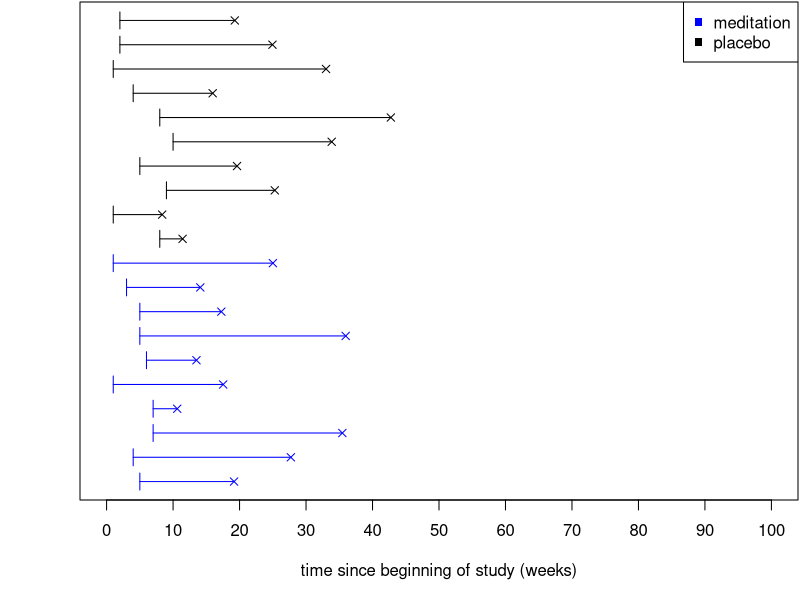
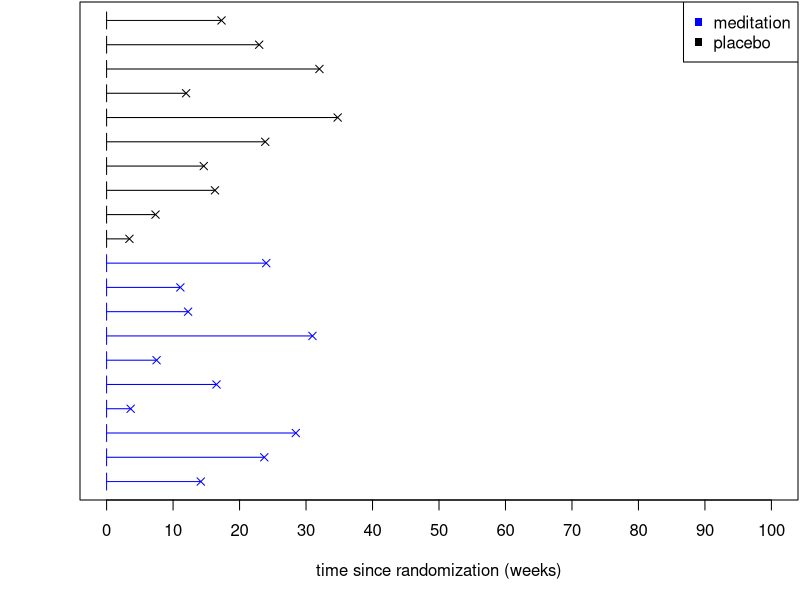
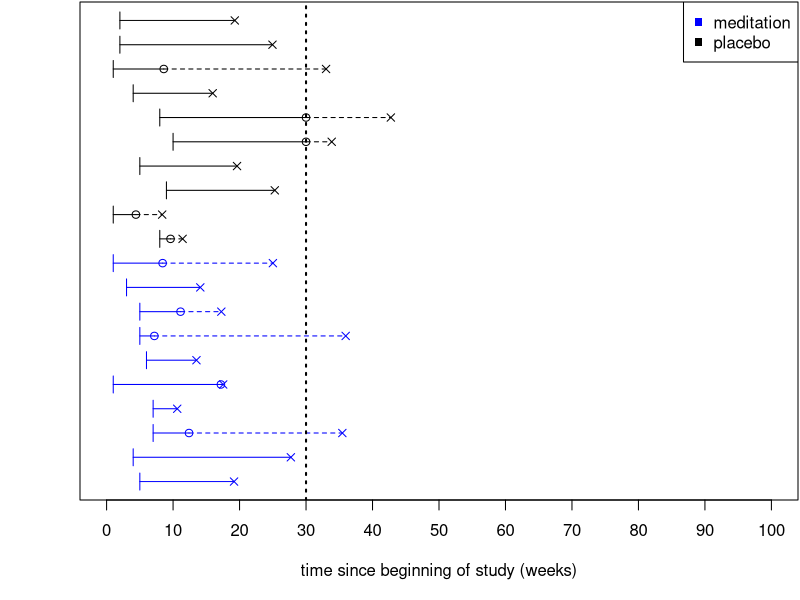
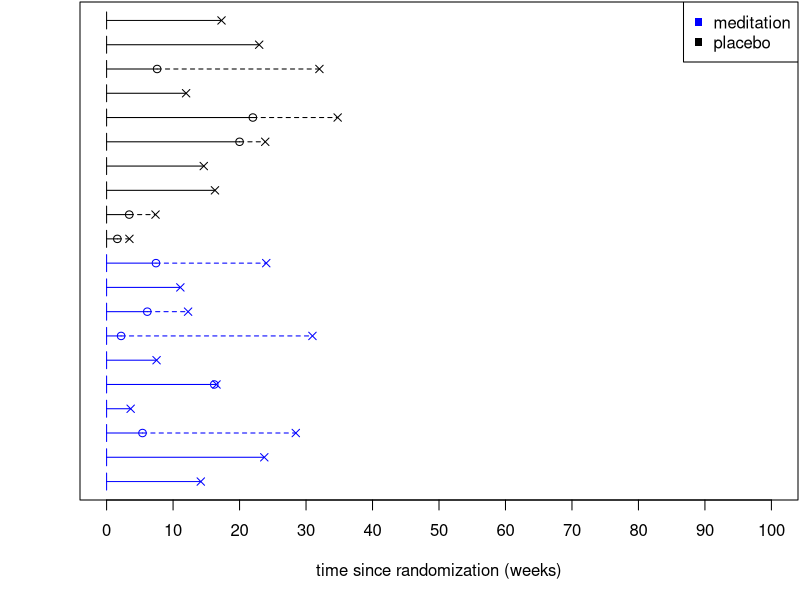
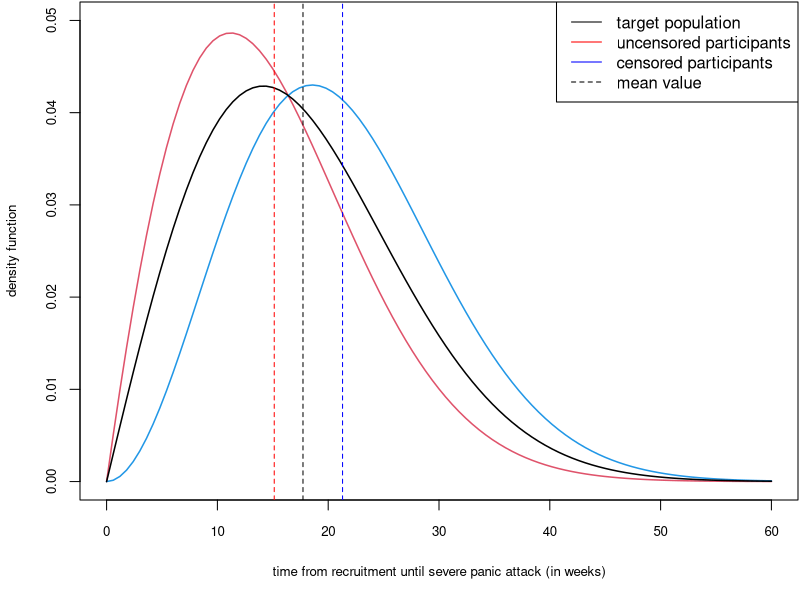
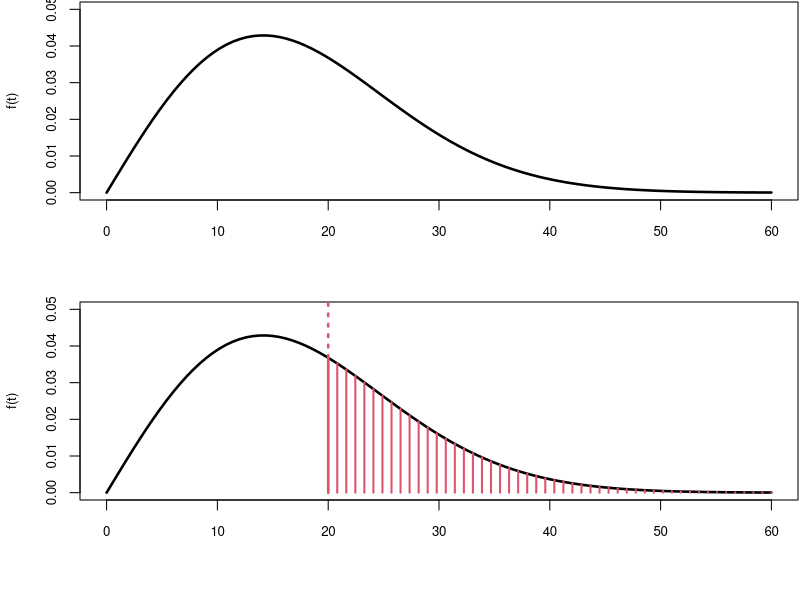
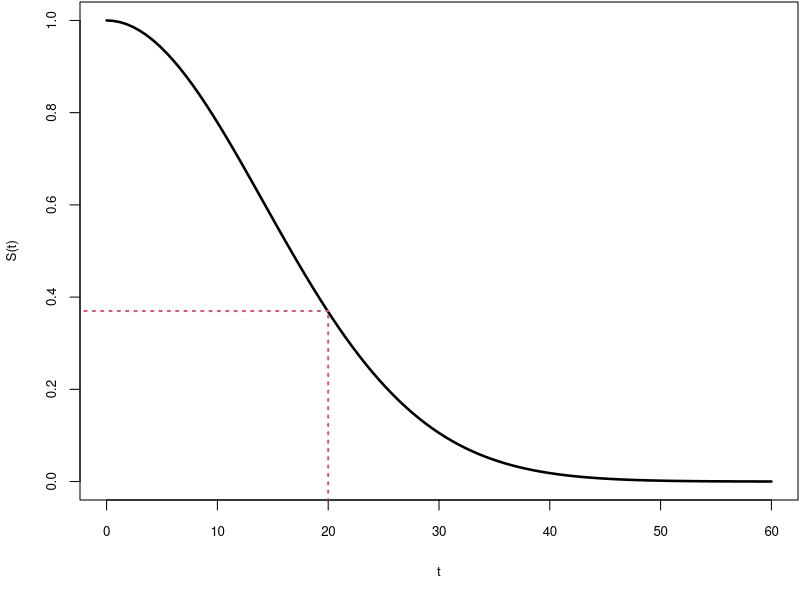
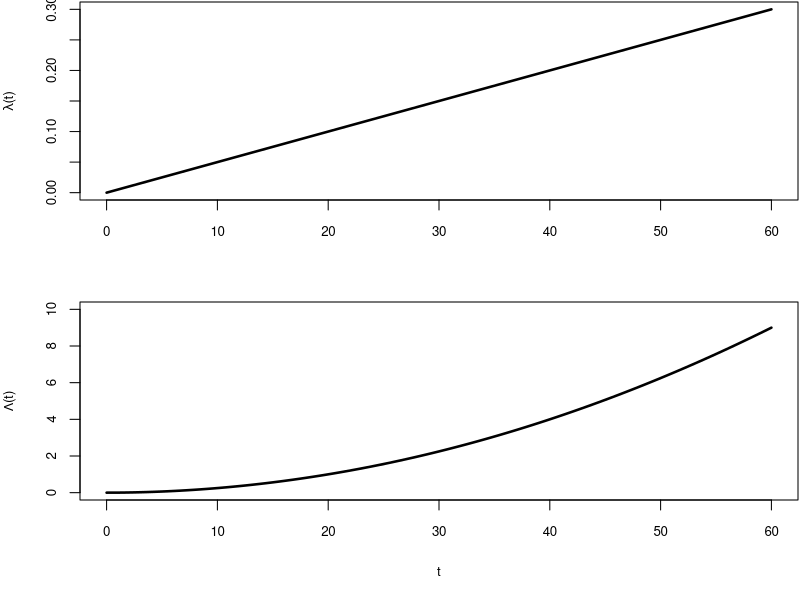

Reproduce these figures in R, in order.
# code for chap 3, meditation example

## parameters
n <- 200 # sample size
study_end <- 40 # number of weeks to observe all events
shape_placebo <- 2
scale_placebo <- 20
shape_tx <- shape_placebo
scale_tx <- 15
rate_dropout <- 30
n_weeks_in_study <- 30

## generate some times to first severe panic attack, along with treatment assignment
gen_data <- function(n, study_end, shape_placebo, scale_placebo, shape_tx, rate_tx, rate_dropout, n_weeks_in_study) {
  ## randomly assign treatment or placebo
  rows <- sample(1:n, n/2)
  tx <- rep(0, n)
  tx[rows] <- 1
  
  ## calculate event times
  event_times_placebo <- rweibull(n/2, shape_placebo, scale_placebo)
  event_times_tx <- rweibull(n/2, shape_tx, scale_tx)
  event_times <- rep(NA, n)
  event_times[rows] <- event_times_tx
  event_times[-rows] <- event_times_placebo
  
  ## calculate censoring times
  censor_times <- rexp(n, 1/rate_dropout)
  
  ## calculate enrollment times
  enroll_times <- sample(1:10, n, replace = TRUE)
  
  event_times_2 <- event_times + enroll_times
  censor_times_2 <- censor_times + enroll_times
  censor_times_3 <- pmin(censor_times_2, n_weeks_in_study)

  obs_time <- pmin(censor_times_2, event_times_2, n_weeks_in_study) - enroll_times
  
  ## compare to get events
  events <- as.numeric(event_times == obs_time)
  return(data.frame(tx = tx, event_times = event_times_2, censor_times = censor_times_3, enroll_times = enroll_times, event = events, obs_time = obs_time))
}

## generate some data
set.seed(4747)
dat <- gen_data(n, study_end, shape_placebo, scale_placebo, shape_tx, scale_tx, rate_dropout, n_weeks_in_study)
head(dat)

## get a subset of the data, for plotting
sub_tx <- subset(dat, tx == 1)[1:10, ]
sub_placebo <- subset(dat, tx == 0)[1:10, ]
sub_dat <- data.frame(tx = c(rep(1, 10), rep(0, 10)), event_times = c(sub_tx$event_times, sub_placebo$event_times),
                             censor_times = c(sub_tx$censor_times, sub_placebo$censor_times),
                             enroll_times = c(sub_tx$enroll_times, sub_placebo$enroll_times),
                            obs_times = c(sub_tx$obs_time, sub_placebo$obs_time),
                            events = c(sub_tx$event, sub_placebo$event))
## look at only some of them
paste(round(subset(sub_dat, tx == 1)$obs_times[1:8], 2), collapse = " & ")
paste(round(subset(sub_dat, tx == 0)$obs_times[1:8], 2), collapse = " & ")

fig_width <- 1024
fig_height <- 1024
fig_res <- 200


## plot with enrollment shift
png("lecture/chapter_3/figs/meditation_observed_study_time.png", width = fig_width, height = fig_height, units = "px", res = fig_res)
par(mar = c(5, 4, 0.1, 0.1))
plot(sub_dat$event_times, 1:20, pch = 4, col = ifelse(sub_dat$tx == 1, "blue", "black"),
     axes = FALSE, ylab = "", xlab = "time since beginning of study (weeks)",
     xlim = c(0, 100))
# make lines from enrollment time to now
arrows(x0 = sub_dat$enroll_times, y0 = 1:20,
       x1 = sub_dat$event_times, y1 = 1:20,
       col = ifelse(sub_dat$tx == 1, "blue", "black"),
       length = 0)
arrows(x0 = sub_dat$enroll_times, y0 = 1:20 - 0.35,
       x1 = sub_dat$enroll_times, y1 = 1:20 + 0.35,
       col = ifelse(sub_dat$tx == 1, "blue", "black"),
       length = 0)
axis(side = 1, at = seq(0, 100, 10))
box()
legend("topright", legend = c("meditation", "placebo"), col = c("blue", "black"), pch = 15)
dev.off()

# plot with time since randomization
png("lecture/chapter_3/figs/meditation_observed_rand_time.png", width = fig_width, height = fig_height, units = "px", res = fig_res)
par(mar = c(5, 4, 0.1, 0.1))
plot(sub_dat$event_times - sub_dat$enroll_times, 1:20, pch = 4, col = ifelse(sub_dat$tx == 1, "blue", "black"),
     axes = FALSE, ylab = "", xlab = "time since randomization (weeks)",
     xlim = c(0, 100))
# make lines from enrollment time to now
arrows(x0 = 0, y0 = 1:20,
       x1 = sub_dat$event_times - sub_dat$enroll_times, y1 = 1:20,
       col = ifelse(sub_dat$tx == 1, "blue", "black"),
       length = 0)
arrows(x0 = 0, y0 = 1:20 - 0.35,
       x1 = 0, y1 = 1:20 + 0.35,
       col = ifelse(sub_dat$tx == 1, "blue", "black"),
       length = 0)
axis(side = 1, at = seq(0, 100, 10))
box()
legend("topright", legend = c("meditation", "placebo"), col = c("blue", "black"), pch = 15)
dev.off()

## plot with censoring (circle at censoring time); since beginning of study
png("lecture/chapter_3/figs/meditation_censored_study_time.png", width = fig_width, height = fig_height, units = "px", res = fig_res)
par(mar = c(5, 4, 0.1, 0.1))
## plot event times
plot(sub_dat$event_times, 1:20, pch = 4, col = ifelse(sub_dat$tx == 1, "blue", "black"),
     axes = FALSE, ylab = "", xlab = "time since beginning of study (weeks)",
     xlim = c(0, 100))
## plot censoring times, only for those people who had one before the event
censor_first <- sub_dat$censor_times < sub_dat$event_times
points(sub_dat$censor_times[censor_first], (1:20)[censor_first], col = ifelse(sub_dat$tx == 1, "blue", "black")[censor_first])
# make lines from enrollment time to now; solid until first one
arrows(x0 = sub_dat$enroll_times, y0 = 1:20,
       x1 = pmin(sub_dat$event_times, sub_dat$censor_times), y1 = 1:20,
       col = ifelse(sub_dat$tx == 1, "blue", "black"),
       length = 0)
arrows(x0 = sub_dat$enroll_times, y0 = 1:20 - 0.35,
       x1 = sub_dat$enroll_times, y1 = 1:20 + 0.35,
       col = ifelse(sub_dat$tx == 1, "blue", "black"),
       length = 0)
# add dashed lines from censoring to event
arrows(x0 = sub_dat$censor_times[censor_first], y0 = (1:20)[censor_first],
       x1 = sub_dat$event_times[censor_first], y1 = (1:20)[censor_first],
       col = ifelse(sub_dat$tx == 1, "blue", "black")[censor_first],
       length = 0, lty = 2)
# line at week 30 for administrative censoring
abline(v = 30, lty = 3, lwd = 2)
axis(side = 1, at = seq(0, 100, 10))
box()
legend("topright", legend = c("meditation", "placebo"), col = c("blue", "black"), pch = 15)
dev.off()

## plot with censoring (circle at censoring time); since randomization
## plot with censoring (circle at censoring time); since beginning of study
png("lecture/chapter_3/figs/meditation_censored_rand_time.png", width = fig_width, height = fig_height, units = "px", res = fig_res)
par(mar = c(5, 4, 0.1, 0.1))
## plot event times
plot(sub_dat$event_times - sub_dat$enroll_times, 1:20, pch = 4, col = ifelse(sub_dat$tx == 1, "blue", "black"),
     axes = FALSE, ylab = "", xlab = "time since randomization (weeks)",
     xlim = c(0, 100))
## plot censoring times, only for those people who had one before the event
censor_first <- sub_dat$censor_times < sub_dat$event_times
points(sub_dat$censor_times[censor_first] - sub_dat$enroll_times[censor_first], (1:20)[censor_first], col = ifelse(sub_dat$tx == 1, "blue", "black")[censor_first])
# make lines from enrollment time to now; solid until first one
arrows(x0 = 0, y0 = 1:20,
       x1 = pmin(sub_dat$event_times, sub_dat$censor_times) - sub_dat$enroll_times, y1 = 1:20,
       col = ifelse(sub_dat$tx == 1, "blue", "black"),
       length = 0)
arrows(x0 = 0, y0 = 1:20 - 0.35,
       x1 = 0, y1 = 1:20 + 0.35,
       col = ifelse(sub_dat$tx == 1, "blue", "black"),
       length = 0)
# add dashed lines from censoring to event
arrows(x0 = sub_dat$censor_times[censor_first] - sub_dat$enroll_times[censor_first], y0 = (1:20)[censor_first],
       x1 = sub_dat$event_times[censor_first] - sub_dat$enroll_times[censor_first], y1 = (1:20)[censor_first],
       col = ifelse(sub_dat$tx == 1, "blue", "black")[censor_first],
       length = 0, lty = 2)
# line at week 30 for administrative censoring
axis(side = 1, at = seq(0, 100, 10))
box()
legend("topright", legend = c("meditation", "placebo"), col = c("blue", "black"), pch = 15)
dev.off()

## look at only some of them
sub_dat$survobj <- survival::Surv(sub_dat$obs_times, sub_dat$events)
library(survival)
paste(print(subset(sub_dat, tx == 1)$survobj[1:8], digits = 2), collapse = " & ")
paste(print(subset(sub_dat, tx == 0)$survobj[1:8], digits = 2), collapse = " & ")

## density curve for overall, uncensored, censored
set.seed(5555)
target_pop <- rweibull(100000, 2, 20)
censoring <- rexp(100000, 1/rate_dropout) 

f_uncens<-function(x) return(dweibull(x,2,20)*(1-pexp(x,1/rate_dropout))/integrate(function(u) dweibull(u,2,20)*(1-pexp(u,1/rate_dropout)),0,+Inf)$value)
f_cens<-function(x) return(dweibull(x,2,20)*pexp(x,1/rate_dropout)/integrate(function(u) dweibull(u,2,20)*pexp(u,1/rate_dropout),0,+Inf)$value)

overall_mean <- 20*gamma(1+1/2)
uncensored_mean <- integrate(function(x) x*f_uncens(x),0,Inf)$value
censored_mean <- integrate(function(x) x*f_cens(x),0,Inf)$value

png("lecture/chapter_3/figs/meditation_density_versus_obs_time.png", width = fig_width, height = fig_height, units = "px", res = fig_res)
par(mar = c(5, 4, 0.1, 0.1))
curve(f_uncens,0,60,col=2,lwd=1.5,
      xlab="time from recruitment until severe panic attack (in weeks)",
      ylab="density function",cex.lab=0.8,cex.axis=0.8,ylim=c(0,0.05))
curve(f_cens,add=T,col=4,lwd=1.5,cex=0.8)
curve(dweibull(x,2,20),add=T,lwd=1.5,cex=0.8)
legend("topright", 
       legend = c("target population", "uncensored participants", "censored participants", "mean value"),
       col = c("black", "red", "blue", "black"),
       lty = c(1, 1, 1, 2))
abline(v = overall_mean, lty = 2)
abline(v = censored_mean, lty = 2, col = "blue")
abline(v = uncensored_mean, lty = 2, col = "red")
dev.off()


## plot of survival density function
png("lecture/chapter_3/survival_density.png", width = fig_width, height = fig_height, units = "px", res = fig_res)
par(mar = c(5, 4, 0.1, 0.1), mfrow = c(2, 1))
curve(dweibull(x,2,20),0,60,ylab="f(t)",xlab="",ylim=c(0,0.05),lwd=2.5,cex.axis=0.8,cex.lab=0.8)

curve(dweibull(x,2,20),0,60,ylab="f(t)",xlab="",ylim=c(0,0.05),lwd=2.5,cex.axis=0.8,cex.lab=0.8)
points(c(20,20),c(0,dweibull(20,2,20)),type='l',lwd=2.5,col=2)
points(c(20,20),c(dweibull(20,2,20),1),type='l',lty=3,lwd=2.5,col=2)
m<-50; grid<-seq(20,60,length.out=m);
for(i in 1:m){
  points(c(grid[i],grid[i]),c(0,dweibull(grid[i],2,20)),type='l',lwd=2,col=2)	
  
}
dev.off()

## plot of Survival function
png("lecture/chapter_3/survival_function.png", width = fig_width, height = fig_height, units = "px", res = fig_res)
par(mar = c(5, 4, 0.1, 0.1))
curve(1-pweibull(x,2,20),0,60,ylab="S(t)",xlab="t",ylim=c(0,1),lwd=2.5,cex.axis=0.8,cex.lab=0.8)
points(c(20,20),c(-1,0.37),type='l',lwd=2,col=2,lty=3)
points(c(-5,20),c(0.37,0.37),type='l',lwd=2,col=2,lty=3)
dev.off()

## plot of hazard
png("lecture/chapter_3/hazard_function.png", width = fig_width, height = fig_height, units = "px", res = fig_res)
par(mar = c(5, 4, 0.1, 0.1), mfrow = c(2, 1))
curve(dweibull(x,2,20)/(1-pweibull(x,2,20)),0,60,ylab=expression(paste(lambda,"(t)")),xlab="",lwd=2.5,cex.axis=0.8,cex.lab=0.8)
curve(-log(1-pweibull(x,2,20)),0,60,ylab=expression(paste(Lambda,"(t)")),xlab="t",ylim=c(0,10),lwd=2.5,cex.axis=0.8,cex.lab=0.8)
dev.off()

## plots of risk set
delta <- sub_dat$events
yobs <- sub_dat$obs_times
y <- sub_dat$event_times - sub_dat$enroll_times
t <- sub_dat$tx

png("lecture/chapter_3/figs/risk_set_movie_0.png", width = fig_width, height = fig_height/5*4, units = "px", res = fig_res)
par(mar = c(5, 4, 0.1, 0.1))
plot(NULL,xlim=c(0,40),ylim=c(0,22),xlab="time since treatment assignment (in weeks)",ylab="",yaxt='n',cex.lab=0.8,cex.axis=0.8)
for(i in 1:length(y)){
  if(t[i]==1){
    if(delta[i]==1){
      points(c(0,y[i]),c(i,i),type='l',lty=1,col="blue")
      points(c(0,0),c(i,i)+c(-0.2,0.2),type='l',lty=1,col = "blue")
      points(0+y[i],i,type='p',pch=4,cex=.8)
    }
    if(delta[i]==0){
      points(c(0,yobs[i]),c(i,i),type='l',lty=1,col = "blue")
      points(c(yobs[i],y[i]),c(i,i),type='l',lty=3,col = "blue")
      points(c(0,0),c(i,i)+c(-0.2,0.2),type='l',lty=1,col = "blue")
      points(y[i],i,type='p',pch=4,cex=.8,col = "blue")
      points(yobs[i],i,type='p',pch=1,cex=.8)			
    }
  }
  if(t[i]==0){
    if(delta[i]==1){
      points(0+c(0,y[i]),c(i,i),type='l',lty=1,col = "black")
      points(c(0,0),c(i,i)+c(-0.2,0.2),type='l',lty=1,col = "black")
      points(0+y[i],i,type='p',pch=4,cex=.8,col = "black")
    }
    if(delta[i]==0){
      points(c(0,yobs[i]),c(i,i),type='l',lty=1,col = "black")
      points(c(yobs[i],y[i]),c(i,i),type='l',lty=3,col = "black")
      points(c(0,0),c(i,i)+c(-0.2,0.2),type='l',lty=1,col = "black")
      points(y[i],i,type='p',pch=4,cex=.8,col = "black")
      points(yobs[i],i,type='p',pch=1,cex=.8,col = "black")			
    }
  }
}
for(i in 20:11){
  text(-0.9,i,i,cex=0.5)	
}
for(i in 10:1){
  text(-0.9,i,i,cex=0.5)	
}
legend("topright",legend=c("meditation","placebo"),fill=c(4,1),cex=0.8)

points(c(0,0)*1,c(-1,23),type='l',lty=1,lwd=2,col="red")
text(32.2,12,"R(0) = all",cex=0.8,col = "red")
text(32.2,10.5,"size of R(0) = 20",cex=0.8,col = "red")
dev.off()

png("lecture/chapter_3/figs/risk_set_movie_1.png", width = fig_width, height = fig_height/5*4, units = "px", res = fig_res)
par(mar = c(5, 4, 0.1, 0.1))
plot(NULL,xlim=c(0,40),ylim=c(0,22),xlab="time since treatment assignment (in weeks)",ylab="",yaxt='n',cex.lab=0.8,cex.axis=0.8)
for(i in 1:length(y)){
  if(t[i]==1){
    if(delta[i]==1){
      points(c(0,y[i]),c(i,i),type='l',lty=1,col="blue")
      points(c(0,0),c(i,i)+c(-0.2,0.2),type='l',lty=1,col = "blue")
      points(0+y[i],i,type='p',pch=4,cex=.8)
    }
    if(delta[i]==0){
      points(c(0,yobs[i]),c(i,i),type='l',lty=1,col = "blue")
      points(c(yobs[i],y[i]),c(i,i),type='l',lty=3,col = "blue")
      points(c(0,0),c(i,i)+c(-0.2,0.2),type='l',lty=1,col = "blue")
      points(y[i],i,type='p',pch=4,cex=.8,col = "blue")
      points(yobs[i],i,type='p',pch=1,cex=.8)			
    }
  }
  if(t[i]==0){
    if(delta[i]==1){
      points(0+c(0,y[i]),c(i,i),type='l',lty=1,col = "black")
      points(c(0,0),c(i,i)+c(-0.2,0.2),type='l',lty=1,col = "black")
      points(0+y[i],i,type='p',pch=4,cex=.8,col = "black")
    }
    if(delta[i]==0){
      points(c(0,yobs[i]),c(i,i),type='l',lty=1,col = "black")
      points(c(yobs[i],y[i]),c(i,i),type='l',lty=3,col = "black")
      points(c(0,0),c(i,i)+c(-0.2,0.2),type='l',lty=1,col = "black")
      points(y[i],i,type='p',pch=4,cex=.8,col = "black")
      points(yobs[i],i,type='p',pch=1,cex=.8,col = "black")			
    }
  }
}
for(i in 20:11){
  text(-0.9,i,i,cex=0.5)	
}
for(i in 10:1){
  text(-0.9,i,i,cex=0.5)	
}
legend("topright",legend=c("meditation","placebo"),fill=c(4,1),cex=0.8)

points(c(3,3)*1,c(-1,23),type='l',lty=1,lwd=2,col = "red")
text(32.2,12,"R(3) = all but {5,8}",cex=0.8,col = "red")
text(32.2,10.5,"size of R(3) = 18",cex=0.8,col = "red")
dev.off()

png("lecture/chapter_3/figs/risk_set_movie_2.png", width = fig_width, height = fig_height/5*4, units = "px", res = fig_res)
par(mar = c(5, 4, 0.1, 0.1))
plot(NULL,xlim=c(0,40),ylim=c(0,22),xlab="time since treatment assignment (in weeks)",ylab="",yaxt='n',cex.lab=0.8,cex.axis=0.8)
for(i in 1:length(y)){
  if(t[i]==1){
    if(delta[i]==1){
      points(c(0,y[i]),c(i,i),type='l',lty=1,col="blue")
      points(c(0,0),c(i,i)+c(-0.2,0.2),type='l',lty=1,col = "blue")
      points(0+y[i],i,type='p',pch=4,cex=.8)
    }
    if(delta[i]==0){
      points(c(0,yobs[i]),c(i,i),type='l',lty=1,col = "blue")
      points(c(yobs[i],y[i]),c(i,i),type='l',lty=3,col = "blue")
      points(c(0,0),c(i,i)+c(-0.2,0.2),type='l',lty=1,col = "blue")
      points(y[i],i,type='p',pch=4,cex=.8,col = "blue")
      points(yobs[i],i,type='p',pch=1,cex=.8)			
    }
  }
  if(t[i]==0){
    if(delta[i]==1){
      points(0+c(0,y[i]),c(i,i),type='l',lty=1,col = "black")
      points(c(0,0),c(i,i)+c(-0.2,0.2),type='l',lty=1,col = "black")
      points(0+y[i],i,type='p',pch=4,cex=.8,col = "black")
    }
    if(delta[i]==0){
      points(c(0,yobs[i]),c(i,i),type='l',lty=1,col = "black")
      points(c(yobs[i],y[i]),c(i,i),type='l',lty=3,col = "black")
      points(c(0,0),c(i,i)+c(-0.2,0.2),type='l',lty=1,col = "black")
      points(y[i],i,type='p',pch=4,cex=.8,col = "black")
      points(yobs[i],i,type='p',pch=1,cex=.8,col = "black")			
    }
  }
}
for(i in 20:11){
  text(-0.9,i,i,cex=0.5)	
}
for(i in 10:1){
  text(-0.9,i,i,cex=0.5)	
}
legend("topright",legend=c("meditation","placebo"),fill=c(4,1),cex=0.8)

points(c(5,5)*1,c(-1,23),type='l',lty=1,lwd=2,col = "red")
text(32.2,12,"R(5) = ................................",cex=0.8,col = "red")
text(32.2,10.5,"size of R(5) = ......",cex=0.8,col = "red")
dev.off()

png("lecture/chapter_3/figs/risk_set_movie_3.png", width = fig_width, height = fig_height/5*4, units = "px", res = fig_res)
par(mar = c(5, 4, 0.1, 0.1))
plot(NULL,xlim=c(0,40),ylim=c(0,22),xlab="time since treatment assignment (in weeks)",ylab="",yaxt='n',cex.lab=0.8,cex.axis=0.8)
for(i in 1:length(y)){
  if(t[i]==1){
    if(delta[i]==1){
      points(c(0,y[i]),c(i,i),type='l',lty=1,col="blue")
      points(c(0,0),c(i,i)+c(-0.2,0.2),type='l',lty=1,col = "blue")
      points(0+y[i],i,type='p',pch=4,cex=.8)
    }
    if(delta[i]==0){
      points(c(0,yobs[i]),c(i,i),type='l',lty=1,col = "blue")
      points(c(yobs[i],y[i]),c(i,i),type='l',lty=3,col = "blue")
      points(c(0,0),c(i,i)+c(-0.2,0.2),type='l',lty=1,col = "blue")
      points(y[i],i,type='p',pch=4,cex=.8,col = "blue")
      points(yobs[i],i,type='p',pch=1,cex=.8)			
    }
  }
  if(t[i]==0){
    if(delta[i]==1){
      points(0+c(0,y[i]),c(i,i),type='l',lty=1,col = "black")
      points(c(0,0),c(i,i)+c(-0.2,0.2),type='l',lty=1,col = "black")
      points(0+y[i],i,type='p',pch=4,cex=.8,col = "black")
    }
    if(delta[i]==0){
      points(c(0,yobs[i]),c(i,i),type='l',lty=1,col = "black")
      points(c(yobs[i],y[i]),c(i,i),type='l',lty=3,col = "black")
      points(c(0,0),c(i,i)+c(-0.2,0.2),type='l',lty=1,col = "black")
      points(y[i],i,type='p',pch=4,cex=.8,col = "black")
      points(yobs[i],i,type='p',pch=1,cex=.8,col = "black")			
    }
  }
}
for(i in 20:11){
  text(-0.9,i,i,cex=0.5)	
}
for(i in 10:1){
  text(-0.9,i,i,cex=0.5)	
}
legend("topright",legend=c("meditation","placebo"),fill=c(4,1),cex=0.8)

points(c(8,8)*1,c(-1,23),type='l',lty=1,lwd=2,col = "red")
text(32.2,12,"R(8) = ................................",cex=0.8,col = "red")
text(32.2,10.5,"size of R(8) = ......",cex=0.8,col = "red")
dev.off()

png("lecture/chapter_3/figs/risk_set_movie_4.png", width = fig_width, height = fig_height/5*4, units = "px", res = fig_res)
par(mar = c(5, 4, 0.1, 0.1))
plot(NULL,xlim=c(0,40),ylim=c(0,22),xlab="time since treatment assignment (in weeks)",ylab="",yaxt='n',cex.lab=0.8,cex.axis=0.8)
for(i in 1:length(y)){
  if(t[i]==1){
    if(delta[i]==1){
      points(c(0,y[i]),c(i,i),type='l',lty=1,col="blue")
      points(c(0,0),c(i,i)+c(-0.2,0.2),type='l',lty=1,col = "blue")
      points(0+y[i],i,type='p',pch=4,cex=.8)
    }
    if(delta[i]==0){
      points(c(0,yobs[i]),c(i,i),type='l',lty=1,col = "blue")
      points(c(yobs[i],y[i]),c(i,i),type='l',lty=3,col = "blue")
      points(c(0,0),c(i,i)+c(-0.2,0.2),type='l',lty=1,col = "blue")
      points(y[i],i,type='p',pch=4,cex=.8,col = "blue")
      points(yobs[i],i,type='p',pch=1,cex=.8)			
    }
  }
  if(t[i]==0){
    if(delta[i]==1){
      points(0+c(0,y[i]),c(i,i),type='l',lty=1,col = "black")
      points(c(0,0),c(i,i)+c(-0.2,0.2),type='l',lty=1,col = "black")
      points(0+y[i],i,type='p',pch=4,cex=.8,col = "black")
    }
    if(delta[i]==0){
      points(c(0,yobs[i]),c(i,i),type='l',lty=1,col = "black")
      points(c(yobs[i],y[i]),c(i,i),type='l',lty=3,col = "black")
      points(c(0,0),c(i,i)+c(-0.2,0.2),type='l',lty=1,col = "black")
      points(y[i],i,type='p',pch=4,cex=.8,col = "black")
      points(yobs[i],i,type='p',pch=1,cex=.8,col = "black")			
    }
  }
}
for(i in 20:11){
  text(-0.9,i,i,cex=0.5)	
}
for(i in 10:1){
  text(-0.9,i,i,cex=0.5)	
}
legend("topright",legend=c("meditation","placebo"),fill=c(4,1),cex=0.8)

points(c(12,12)*1,c(-1,23),type='l',lty=1,lwd=2,col = "red")
text(32.2,12,"R(12) = ................................",cex=0.8,col = "red")
text(32.2,10.5,"size of R(12) = ......",cex=0.8,col = "red")
dev.off()

png("lecture/chapter_3/figs/risk_set_movie_5.png", width = fig_width, height = fig_height/5*4, units = "px", res = fig_res)
par(mar = c(5, 4, 0.1, 0.1))
plot(NULL,xlim=c(0,40),ylim=c(0,22),xlab="time since treatment assignment (in weeks)",ylab="",yaxt='n',cex.lab=0.8,cex.axis=0.8)
for(i in 1:length(y)){
  if(t[i]==1){
    if(delta[i]==1){
      points(c(0,y[i]),c(i,i),type='l',lty=1,col="blue")
      points(c(0,0),c(i,i)+c(-0.2,0.2),type='l',lty=1,col = "blue")
      points(0+y[i],i,type='p',pch=4,cex=.8)
    }
    if(delta[i]==0){
      points(c(0,yobs[i]),c(i,i),type='l',lty=1,col = "blue")
      points(c(yobs[i],y[i]),c(i,i),type='l',lty=3,col = "blue")
      points(c(0,0),c(i,i)+c(-0.2,0.2),type='l',lty=1,col = "blue")
      points(y[i],i,type='p',pch=4,cex=.8,col = "blue")
      points(yobs[i],i,type='p',pch=1,cex=.8)			
    }
  }
  if(t[i]==0){
    if(delta[i]==1){
      points(0+c(0,y[i]),c(i,i),type='l',lty=1,col = "black")
      points(c(0,0),c(i,i)+c(-0.2,0.2),type='l',lty=1,col = "black")
      points(0+y[i],i,type='p',pch=4,cex=.8,col = "black")
    }
    if(delta[i]==0){
      points(c(0,yobs[i]),c(i,i),type='l',lty=1,col = "black")
      points(c(yobs[i],y[i]),c(i,i),type='l',lty=3,col = "black")
      points(c(0,0),c(i,i)+c(-0.2,0.2),type='l',lty=1,col = "black")
      points(y[i],i,type='p',pch=4,cex=.8,col = "black")
      points(yobs[i],i,type='p',pch=1,cex=.8,col = "black")			
    }
  }
}
for(i in 20:11){
  text(-0.9,i,i,cex=0.5)	
}
for(i in 10:1){
  text(-0.9,i,i,cex=0.5)	
}
legend("topright",legend=c("meditation","placebo"),fill=c(4,1),cex=0.8)

points(c(20,20)*1,c(-1,23),type='l',lty=1,lwd=2,col = "red")
text(32.2,12,"R(20) = ................................",cex=0.8,col = "red")
text(32.2,10.5,"size of R(20) = ......",cex=0.8,col = "red")
dev.off()

png("lecture/chapter_3/figs/risk_set_movie_6.png", width = fig_width, height = fig_height/5*4, units = "px", res = fig_res)
par(mar = c(5, 4, 0.1, 0.1))
plot(NULL,xlim=c(0,40),ylim=c(0,22),xlab="time since treatment assignment (in weeks)",ylab="",yaxt='n',cex.lab=0.8,cex.axis=0.8)
for(i in 1:length(y)){
  if(t[i]==1){
    if(delta[i]==1){
      points(c(0,y[i]),c(i,i),type='l',lty=1,col="blue")
      points(c(0,0),c(i,i)+c(-0.2,0.2),type='l',lty=1,col = "blue")
      points(0+y[i],i,type='p',pch=4,cex=.8)
    }
    if(delta[i]==0){
      points(c(0,yobs[i]),c(i,i),type='l',lty=1,col = "blue")
      points(c(yobs[i],y[i]),c(i,i),type='l',lty=3,col = "blue")
      points(c(0,0),c(i,i)+c(-0.2,0.2),type='l',lty=1,col = "blue")
      points(y[i],i,type='p',pch=4,cex=.8,col = "blue")
      points(yobs[i],i,type='p',pch=1,cex=.8)			
    }
  }
  if(t[i]==0){
    if(delta[i]==1){
      points(0+c(0,y[i]),c(i,i),type='l',lty=1,col = "black")
      points(c(0,0),c(i,i)+c(-0.2,0.2),type='l',lty=1,col = "black")
      points(0+y[i],i,type='p',pch=4,cex=.8,col = "black")
    }
    if(delta[i]==0){
      points(c(0,yobs[i]),c(i,i),type='l',lty=1,col = "black")
      points(c(yobs[i],y[i]),c(i,i),type='l',lty=3,col = "black")
      points(c(0,0),c(i,i)+c(-0.2,0.2),type='l',lty=1,col = "black")
      points(y[i],i,type='p',pch=4,cex=.8,col = "black")
      points(yobs[i],i,type='p',pch=1,cex=.8,col = "black")			
    }
  }
}
for(i in 20:11){
  text(-0.9,i,i,cex=0.5)	
}
for(i in 10:1){
  text(-0.9,i,i,cex=0.5)	
}
legend("topright",legend=c("meditation","placebo"),fill=c(4,1),cex=0.8)

points(c(25,25)*1,c(-1,23),type='l',lty=1,lwd=2,col = "red")
text(32.2,12,"R(25) = ................................",cex=0.8,col = "red")
text(32.2,10.5,"size of R(25) = ......",cex=0.8,col = "red")
dev.off()

png("lecture/chapter_3/figs/risk_set_movie_6.png", width = fig_width, height = fig_height/5*4, units = "px", res = fig_res)
par(mar = c(5, 4, 0.1, 0.1))
plot(NULL,xlim=c(0,40),ylim=c(0,22),xlab="time since treatment assignment (in weeks)",ylab="",yaxt='n',cex.lab=0.8,cex.axis=0.8)
for(i in 1:length(y)){
  if(t[i]==1){
    if(delta[i]==1){
      points(c(0,y[i]),c(i,i),type='l',lty=1,col="blue")
      points(c(0,0),c(i,i)+c(-0.2,0.2),type='l',lty=1,col = "blue")
      points(0+y[i],i,type='p',pch=4,cex=.8)
    }
    if(delta[i]==0){
      points(c(0,yobs[i]),c(i,i),type='l',lty=1,col = "blue")
      points(c(yobs[i],y[i]),c(i,i),type='l',lty=3,col = "blue")
      points(c(0,0),c(i,i)+c(-0.2,0.2),type='l',lty=1,col = "blue")
      points(y[i],i,type='p',pch=4,cex=.8,col = "blue")
      points(yobs[i],i,type='p',pch=1,cex=.8)			
    }
  }
  if(t[i]==0){
    if(delta[i]==1){
      points(0+c(0,y[i]),c(i,i),type='l',lty=1,col = "black")
      points(c(0,0),c(i,i)+c(-0.2,0.2),type='l',lty=1,col = "black")
      points(0+y[i],i,type='p',pch=4,cex=.8,col = "black")
    }
    if(delta[i]==0){
      points(c(0,yobs[i]),c(i,i),type='l',lty=1,col = "black")
      points(c(yobs[i],y[i]),c(i,i),type='l',lty=3,col = "black")
      points(c(0,0),c(i,i)+c(-0.2,0.2),type='l',lty=1,col = "black")
      points(y[i],i,type='p',pch=4,cex=.8,col = "black")
      points(yobs[i],i,type='p',pch=1,cex=.8,col = "black")			
    }
  }
}
for(i in 20:11){
  text(-0.9,i,i,cex=0.5)	
}
for(i in 10:1){
  text(-0.9,i,i,cex=0.5)	
}
legend("topright",legend=c("meditation","placebo"),fill=c(4,1),cex=0.8)

points(c(30,30)*1,c(-1,23),type='l',lty=1,lwd=2,col = "red")
text(32.2,12,"R(30) = ................................",cex=0.8,col = "red")
text(32.2,10.5,"size of R(30) = ......",cex=0.8,col = "red")
dev.off()

## risk set
png("lecture/chapter_3/figs/risk_set.png", width = fig_width, height = fig_height/5*4, units = "px", res = fig_res)
par(mar = c(5, 4, 0.1, 0.1))
riskset<-function(u) mean(yobs>=u)
riskset<-Vectorize(riskset)
curve(riskset,0,60,n=10000,ylab="fraction-at-risk at time t",xlab="t",ylim=c(0,1),lwd=2,cex.axis=0.8,cex.lab=0.8,col=4)
Sy<-function(x) (0.5*pweibull(x,2,15,lower.tail=FALSE)+0.5*pweibull(x,2,20,lower.tail=FALSE))*pexp(x,1/40,lower.tail=FALSE)
curve(Sy,add=TRUE,col=1,lwd=2)
legend("topright",legend=c("observed fraction-at-risk ","expected fraction-at-risk "),fill=c(4,1),cex=0.8)
dev.off()

## survival function
png("lecture/chapter_3/figs/survival_function.png", width = fig_width*1.5, height = fig_height, units = "px", res = fig_res)
par(mar = c(5, 4, 0.1, 0.1))
curve(1-pweibull(x,2,20),0,60,ylab="S(t)",xlab="t",ylim=c(0,1),lwd=2.5,cex.axis=0.8,cex.lab=0.8)
points(c(20,20),c(-1,0.37),type='l',lwd=2,col=2,lty=3)
points(c(-5,20),c(0.37,0.37),type='l',lwd=2,col=2,lty=3)
dev.off()

## hazard and cumulative hazard
png("lecture/chapter_3/figs/hazard_function.png", width = fig_width*1.5, height = fig_height*2/3, units = "px", res = fig_res)
par(mar = c(2, 4, 0.1, 0.1))
curve(dweibull(x,2,20)/pweibull(x,2,20,lower.tail=FALSE),from=0,to=60,ylab="h(t)",cex.axis=0.8,cex.lab=0.8,lwd=2,xlab="")
dev.off()

png("lecture/chapter_3/figs/cumulative_hazard_function.png", width = fig_width*1.5, height = fig_height*2/3, units = "px", res = fig_res)
par(mar = c(2, 4, 0.1, 0.1))
curve(-log(pweibull(x,2,20,lower.tail=FALSE)),from=0,to=60,ylab="H(t)",cex.axis=0.8,cex.lab=0.8,lwd=2,ylim=c(0,10),xlab="")
dev.off()
